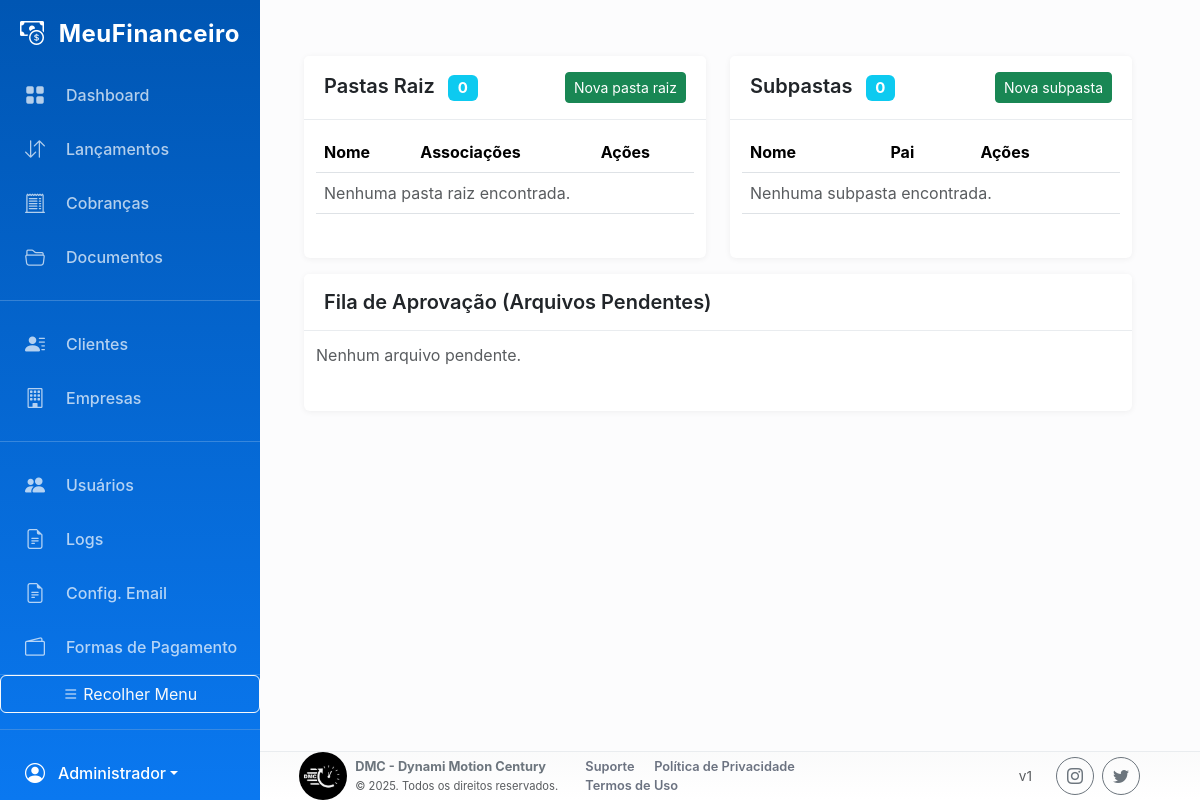
Page /index.php?page=gerenciar_documentos (signed in) on the earlier database version.
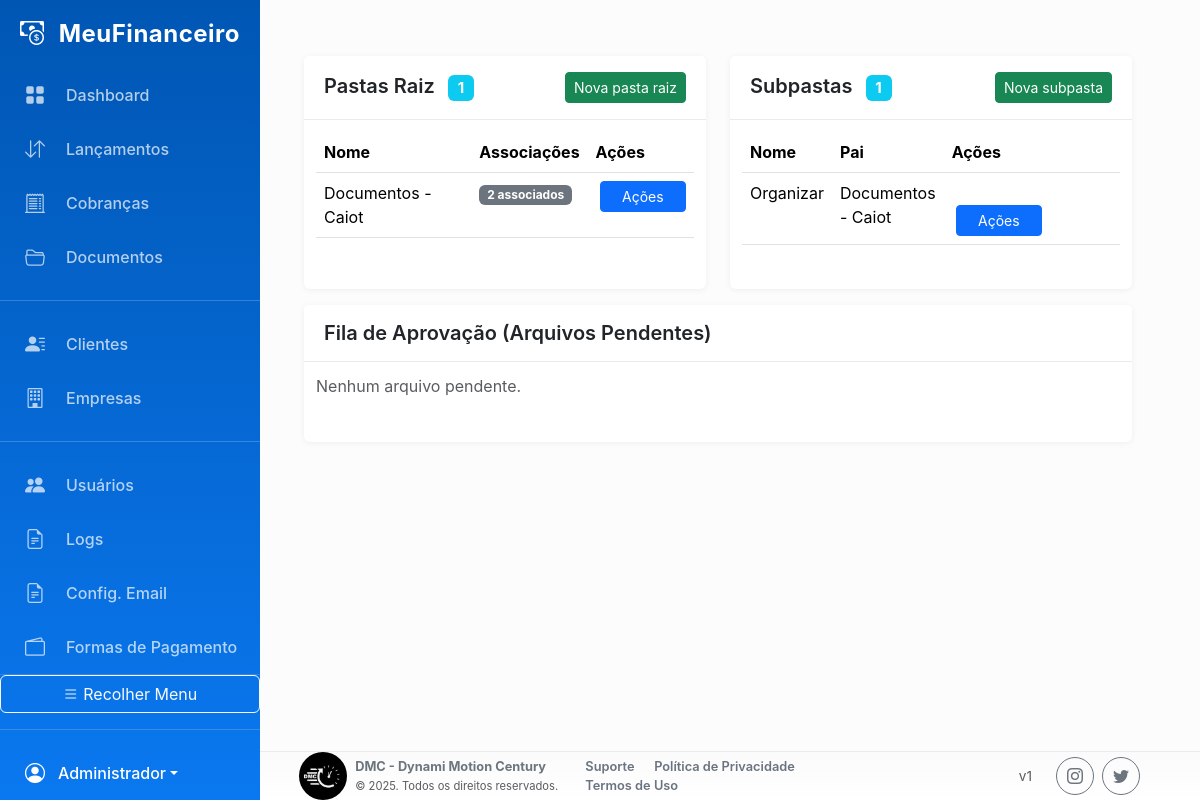
Same page on the later database version.
### tables this page shows
CREATE TABLE `documentos_pastas` (
  `id` int(11) NOT NULL,
  `nome` varchar(255) NOT NULL,
  `parent_id` int(11) DEFAULT NULL,
  `owner_user_id` int(11) DEFAULT NULL,
  `created_at` datetime DEFAULT current_timestamp(),
  `updated_at` datetime DEFAULT current_timestamp() ON UPDATE current_timestamp()
);

### config/functions.php (called while the page is built, shortened)
<?php
require_once 'db.php';
function isLoggedIn() {
    return isset($_SESSION['user_id']);
}
function isAdmin() {
    return (isLoggedIn() && isset($_SESSION['user_tipo']) && $_SESSION['user_tipo'] == 'admin');
}
function getUsuariosAssociadosPasta($pasta_id) {
    global $pdo;
    try {
        $stmt = $pdo->prepare('SELECT u.id, u.nome FROM documentos_pastas_usuarios dpu JOIN usuarios u ON dpu.user_id = u.id WHERE dpu.pasta_id = ?');
        $stmt->execute([$pasta_id]);
        return $stmt->fetchAll(PDO::FETCH_ASSOC);
    } catch (Exception $e) {
        try {
            $stmt = $pdo->prepare('SELECT id, nome FROM usuarios WHERE id = (SELECT owner_user_id FROM documentos_pastas WHERE id = ?)');
            $stmt->execute([$pasta_id]);
            $row = $stmt->fetch(PDO::FETCH_ASSOC);
            return $row ? [$row] : [];
        } catch (Exception $e2) {
            return [];
        }
    }
}
?>

### pages/gerenciar_documentos.php (the view, shortened to what the changed rows need)
<?php
    try {
    $sql = "SELECT p.*, GROUP_CONCAT(DISTINCT uu.nome SEPARATOR ', ') as associados, p.created_at
            FROM documentos_pastas p
            LEFT JOIN documentos_pastas_usuarios dpu ON p.id = dpu.pasta_id
            LEFT JOIN usuarios uu ON dpu.user_id = uu.id
            WHERE (p.parent_id IS NULL OR p.parent_id = 0)
            GROUP BY p.id
            ORDER BY p.nome ASC";
    $stmt = $pdo->query($sql);
    $pastas = $stmt->fetchAll(PDO::FETCH_ASSOC);
} catch (Exception $e) {
    $stmt = $pdo->query('SELECT p.*, u.nome as owner_nome FROM documentos_pastas p LEFT JOIN usuarios u ON p.owner_user_id = u.id WHERE (p.parent_id IS NULL OR p.parent_id = 0) ORDER BY p.nome ASC');
    $pastas = $stmt->fetchAll(PDO::FETCH_ASSOC);
}
$stmt = $pdo->query("SELECT a.*, p.nome as pasta_nome, u.nome as enviado_por_nome FROM documentos_arquivos a LEFT JOIN documentos_pastas p ON a.pasta_id = p.id LEFT JOIN usuarios u ON a.enviado_por_user_id = u.id WHERE a.status = 'pending' ORDER BY a.criado_em ASC");
$pendentes = $stmt->fetchAll(PDO::FETCH_ASSOC);
try {
    $sqlSub = "SELECT sp.*, p.nome as parent_nome, u.nome as owner_nome FROM documentos_pastas sp LEFT JOIN documentos_pastas p ON sp.parent_id = p.id LEFT JOIN usuarios u ON sp.owner_user_id = u.id WHERE (sp.parent_id IS NOT NULL AND sp.parent_id != 0) ORDER BY p.nome ASC, sp.nome ASC";
    $stmt = $pdo->query($sqlSub);
    $subpastas_all = $stmt->fetchAll(PDO::FETCH_ASSOC);
} catch (Exception $e) {
    $subpastas_all = [];
}
?>
<div class="container-fluid my-3 doc-page p-3">
    <div class="row gx-3">
                <?php $pastas_count = count($pastas); $subpastas_count = count($subpastas_all); ?>
                <div class="row">
                    <div class="col-md-6 col-12">
                        <div class="card mb-3">
                            <div class="card-header d-flex justify-content-between align-items-center">
                                <h5 class="card-title mb-0">Pastas Raiz <span class="badge bg-info ms-2"><?php echo $pastas_count; ?></span></h5>
                                <button class="btn btn-sm btn-success" data-bs-toggle="modal" data-bs-target="#createPastaModal">Nova pasta raiz</button>
                            </div>
                            <div class="card-body">
                                <div class="table-responsive">
                                    <table id="pastas_table" class="table table-hover">
                                        <thead>
                                            <tr>
                                                <th>Nome</th>
                                                <th>Associações</th>
                                                <th>Ações</th>
                                            </tr>
                                        </thead>
                                        <tbody id="pastas_table_body">
                                            <?php if (empty($pastas)): ?>
                                                <tr><td colspan="5" class="text-muted">Nenhuma pasta raiz encontrada.</td></tr>
                                            <?php else: ?>
                                                <?php foreach ($pastas as $p): ?>
                                                <?php $ass = getUsuariosAssociadosPasta($p['id']); $ass_ids = array_column($ass, 'id'); ?>
                                                <tr>
                                                    <td><?php echo htmlspecialchars($p['nome']); ?></td>
                                                    <td><span class="badge bg-secondary"><?php echo count($ass_ids); ?> associados</span></td>
                                                    <td>
                                                        <?php $canModify = isAdmin(); ?>
                                                        <?php if ($canModify): ?>
                                                            <button type="button" class="btn btn-sm btn-primary ms-1 pasta-actions-btn"
                                                                data-pasta-id="<?php echo $p['id']; ?>"
                                                                data-pasta-nome="<?php echo htmlspecialchars($p['nome'], ENT_QUOTES); ?>"
                                                                data-pasta-owner="<?php echo intval($p['owner_user_id'] ?? 0); ?>"
                                                                data-pasta-ass="<?php echo implode(',', $ass_ids); ?>"
                                                            >Ações</button>
                                                        <?php else: ?>
                                                            <span class="text-muted">Sem permissão</span>
                                                        <?php endif; ?>
                                                    </td>
                                                </tr>
                                            <?php endforeach; ?>
                                            <?php endif; ?>
                                        </tbody>
                                    </table>
                                </div>
                            </div>
                        </div>
                    </div>
                    <div class="col-md-6 col-12">
                        <div class="card mb-3">
                            <div class="card-header d-flex justify-content-between align-items-center">
                                <h5 class="card-title mb-0">Subpastas <span class="badge bg-info ms-2"><?php echo $subpastas_count; ?></span></h5>
                                <button class="btn btn-sm btn-success" data-bs-toggle="modal" data-bs-target="#createSubpastaModal">Nova subpasta</button>
                            </div>
                            <div class="card-body">
                                <div class="table-responsive">
                                    <table id="subpastas_table" class="table table-hover">
                                        <thead>
                                            <tr>
                                                <th>Nome</th>
                                                <th>Pai</th>
                                                <th>Ações</th>
                                            </tr>
                                        </thead>
                                        <tbody id="subpastas_table_body">
                                            <?php if (empty($subpastas_all)): ?>
                                                <tr><td colspan="5" class="text-muted">Nenhuma subpasta encontrada.</td></tr>
                                            <?php else: ?>
                                                <?php foreach ($subpastas_all as $sp): ?>
                                                <tr>
                                                    <td><?php echo htmlspecialchars($sp['nome']); ?></td>
                                                    <td><?php echo htmlspecialchars($sp['parent_nome'] ?? '-'); ?></td>
                                                    <td>
                                                        <?php $canModify = isAdmin(); ?>
                                                        <?php if ($canModify): ?>
                                                            <button type="button" class="btn btn-sm btn-primary ms-1 pasta-actions-btn"
                                                                data-pasta-id="<?php echo $sp['id']; ?>"
                                                                data-pasta-nome="<?php echo htmlspecialchars($sp['nome'], ENT_QUOTES); ?>"
                                                                data-pasta-owner="<?php echo intval($sp['owner_user_id'] ?? 0); ?>"
                                                            >Ações</button>
                                                        <?php else: ?>
                                                            <span class="text-muted">Sem permissão</span>
                                                        <?php endif; ?>
                                                    </td>
                                                </tr>
                                            <?php endforeach; ?>
                                            <?php endif; ?>
                                        </tbody>
                                    </table>
                                </div>
                            </div>
                        </div>
                    </div>
                </div>
                <div class="row">
                    <div class="col-12">
                        <div class="card mt-3">
                            <div class="card-header">
                                <h5 class="card-title mb-0">Fila de Aprovação (Arquivos Pendentes)</h5>
                            </div>
                            <div class="card-body">
                    <?php if (empty($pendentes)): ?>
                        <p class="text-muted">Nenhum arquivo pendente.</p>
                    <?php endif; ?>
                </div>
        </div>
    </div>
</div>
                <div class="toast-container position-fixed bottom-0 end-0 p-3" id="docToastContainer"></div>

Differences in the rows shown:
added documentos_pastas: nome "Documentos - Caiot", count($ass_ids) "2", shown under "Pastas Raiz 1"
added documentos_pastas: nome "Organizar", documentos_pastas.nome "Documentos - Caiot", shown under "Subpastas 1"
Other differences:
$pastas_count: "0" → "1"
$subpastas_count: "0" → "1"
text no longer shown: "Nenhuma pasta raiz encontrada. Nenhuma subpasta encontrada."
